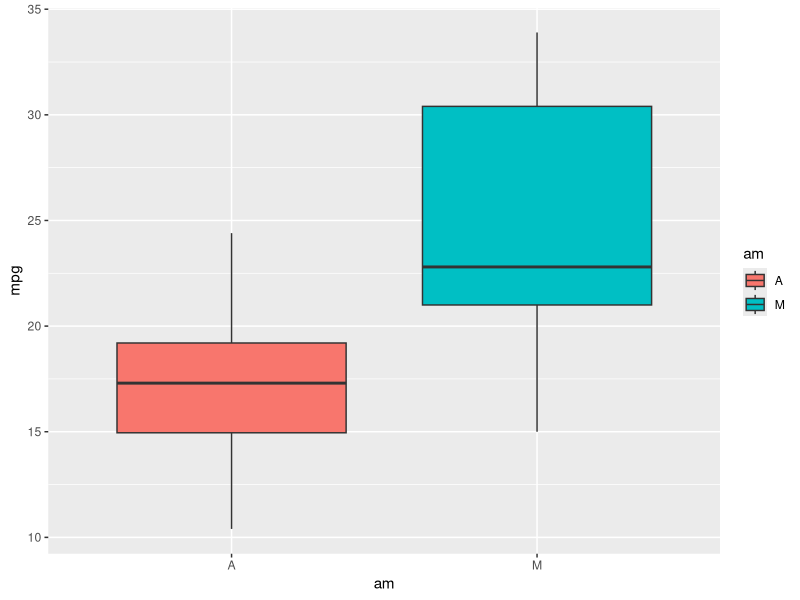
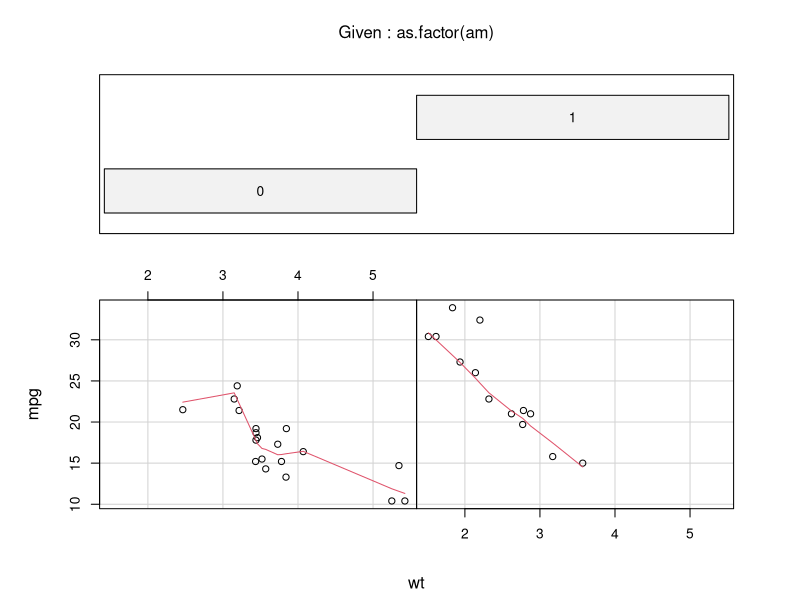
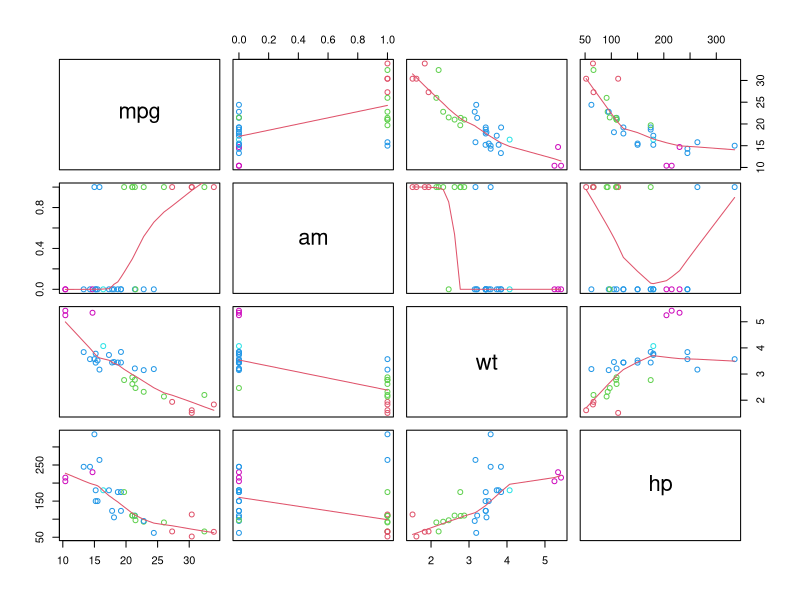
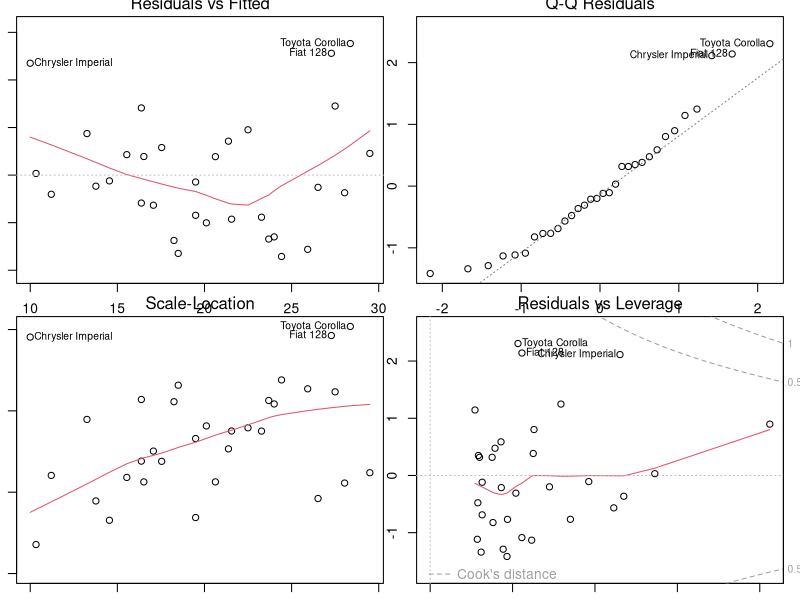

These figures' R source, in order:
## ---- chunk 1
knitr::opts_chunk$set(echo = TRUE)
## ---- chunk 2
data("mtcars")
data <- mtcars
data$am <- as.factor(data$am)
levels(data$am) <- c("A", "M") 
data$cyl <- as.factor(data$cyl)
data$gear <- as.factor(data$gear)
data$vs <- as.factor(data$vs)
levels(data$vs) <- c("V", "S")
## ---- chunk 3
# Results shown in the Appendix
str(data)
## ---- chunk 4
data <- mtcars
data$am <- as.factor(data$am)
levels(data$am) <- c("A", "M") 
data$cyl <- as.factor(data$cyl)
data$gear <- as.factor(data$gear)
data$vs <- as.factor(data$vs)
levels(data$vs) <- c("V", "S")
mtcars0 <- data[which(data$am=='A'),]
mtcars1 <- data[which(data$am=='M'),]
## ---- chunk 5
head(data,4)
str(data)
## ---- chunk 6
summary(data$mpg)
## ---- chunk 7
summary(mtcars0$mpg)
## ---- chunk 8
summary(mtcars1$mpg)
## ---- chunk 9
library(knitr)
#library(kableExtra)
correlation <- cor(mtcars$mpg, mtcars)
correlation <- correlation[,order(-abs(correlation[1, ]))]
correlation <- round(correlation, digits = 2)
correlation
## ---- chunk 10
fit1 <- lm(mpg ~ am , data = mtcars) 
fit2 <- lm(mpg ~ am + wt, data = mtcars) 
fit3 <- lm(mpg ~ am + wt + hp , data = mtcars) 
fit4 <- lm(mpg ~ am + wt + hp+ disp, data = mtcars) 
fit5 <- lm(mpg ~ ., data = mtcars) 
## ---- chunk 11
t.test(mpg ~ am, data = mtcars)
## ---- chunk 12
library(ggplot2)
g <- ggplot(data, aes(am, mpg))
g <- g + geom_boxplot(aes(fill = am))
print(g)
## ---- chunk 13
coplot(mpg ~ wt | as.factor(am), data = mtcars,
       panel = panel.smooth, rows = 1)
## ---- chunk 14
anova(fit1, fit2, fit3, fit4, fit5)
## ---- chunk 15
# Correlations
mtcars_vars <- mtcars[, c(1, 9, 6, 4)]
mar.orig <- par()$mar  # save the original values 
par(mar = c(1, 1, 1, 1))  # set your new values 
pairs(mtcars_vars, panel = panel.smooth, col = 9 + mtcars$wt)
## ---- chunk 16
summary(fit3)
## ---- chunk 17
par(mfrow = c(2,2))
plot(fit3)
